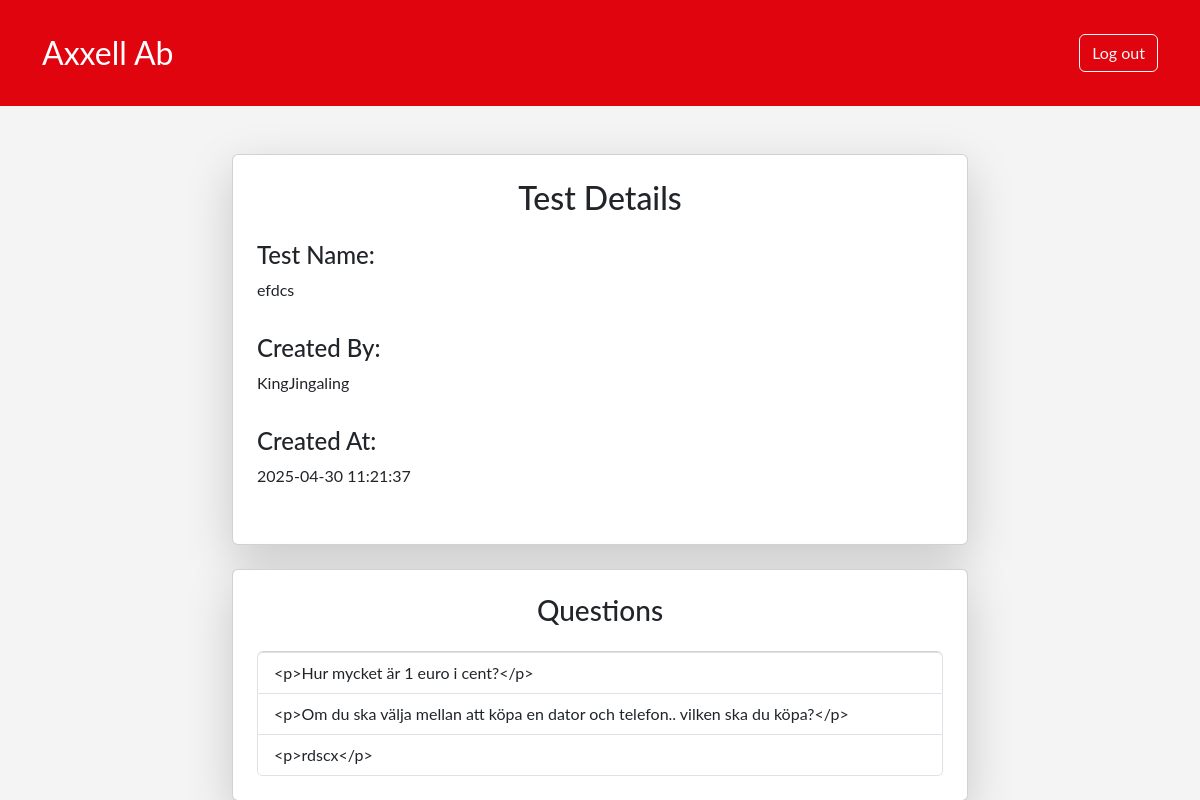
Page /single-test.php?exid=8 (signed in) on the committed database.
### tables this page shows
CREATE TABLE `exams` (
  `ex_id` int(11) NOT NULL,
  `ex_name` varchar(255) NOT NULL,
  `created_at` datetime DEFAULT current_timestamp(),
  `ex_createdby_fk` int(11) NOT NULL
);

CREATE TABLE `users` (
  `u_id` int(11) NOT NULL,
  `u_uname` varchar(255) NOT NULL,
  `u_mail` varchar(255) NOT NULL,
  `u_password` varchar(300) NOT NULL,
  `u_role_fk` int(11) NOT NULL
);

CREATE TABLE `questions` (
  `qu_id` int(11) NOT NULL,
  `ca_id` int(11) NOT NULL,
  `qt_id` int(11) NOT NULL,
  `text` text NOT NULL,
  `answer` varchar(255) NOT NULL,
  `image_url` varchar(255) DEFAULT NULL,
  `total_points` int(11) DEFAULT 0,
  `created_at` datetime DEFAULT current_timestamp(),
  `is_active` tinyint(1) DEFAULT 1,
  `teacher_fk` int(11) DEFAULT NULL,
  `co_id` int(11) DEFAULT NULL,
  `difficulty` int(11) NOT NULL
);

### single-test.php (the view, shortened to what this page needs)
<?php
require_once "include/header.php";
if (isset($_GET['exid'])) {
    $testId = (int)$_GET['exid'];
    $testDetails = $pdo->prepare("
        SELECT ex_name, created_at, u_uname
        FROM matteprovgenerator.exams
        INNER JOIN matteprovgenerator.users ON matteprovgenerator.exams.ex_createdby_fk = matteprovgenerator.users.u_id
        WHERE ex_id = :testId
    ");
    $testDetails->execute(['testId' => $testId]);
    $test = $testDetails->fetch(PDO::FETCH_ASSOC);
    $questionsQuery = $pdo->prepare("
        SELECT q.text
        FROM matteprovgenerator.exam_questions eq
        INNER JOIN matteprovgenerator.questions q ON eq.qu_id = q.qu_id
        WHERE eq.ex_id = :testId
        ORDER BY eq.question_order ASC
    ");
    $questionsQuery->execute(['testId' => $testId]);
    $questions = $questionsQuery->fetchAll(PDO::FETCH_ASSOC);
} else {
    echo "No test selected.";
    exit();
}
?>
<div class="container mt-5">
    <div class="row justify-content-center">
        <div class="col-md-8">
            <div class="card shadow-lg p-4">
                <h2 class="text-center mb-4">Test Details</h2>
                <?php if ($test): ?>
                    <div class="mb-3">
                        <h4>Test Name:</h4>
                        <p><?= htmlspecialchars($test['ex_name']) ?></p>
                    </div>
                    <div class="mb-3">
                        <h4>Created By:</h4>
                        <p><?= htmlspecialchars($test['u_uname']) ?></p>
                    </div>
                    <div class="mb-3">
                        <h4>Created At:</h4>
                        <p><?= htmlspecialchars($test['created_at']) ?></p>
                    </div>
                <?php else: ?>
                    <div class="alert alert-danger text-center">
                        Test not found.
                    </div>
                <?php endif; ?>
            </div>
        </div>
    </div>
    <div class="row mt-4">
        <div class="col-md-8 mx-auto">
            <div class="card shadow-lg p-4">
                <h3 class="text-center mb-4">Questions</h3>
                <?php if (!empty($questions)): ?>
                    <ul class="list-group">
                        <?php foreach ($questions as $question): ?>
                            <li class="list-group-item">
                                <?= htmlspecialchars($question['text']) ?>
                            </li>
                        <?php endforeach; ?>
                    </ul>
                <?php else: ?>
                    <div class="alert alert-warning text-center">
                        No questions found for this test.
                    </div>
                <?php endif; ?>
            </div>
        </div>
    </div>
</div>

### style.css (style rules this page uses)
body { margin: 0; padding: 0; font-family: 'Lato', sans-serif; background-color: #f4f4f4; }

### rows in the picture
exams: ex_name "efdcs", ex_createdby_fk.u_uname "KingJingaling", created_at "2025-04-30 11:21:37"
questions: text "<p>Hur mycket är 1 euro i cent?</p>"
questions: text "<p>Om du ska välja mellan att köpa en dator och telefon.. vilken ska du köpa?</p>"
questions: text "<p>rdscx</p>"
